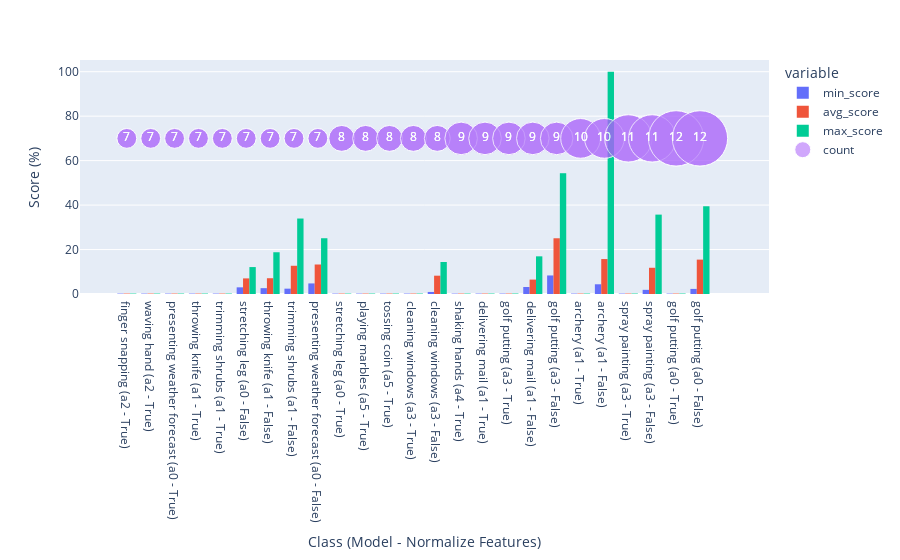

Notebook source saved alongside this figure:
### Code cell
plot_df = r.melt(id_vars=['model_name', 'normalize_features', 'class', 'count'], value_vars=['min_score', 'avg_score', 'max_score'])
plot_df['x_label'] = plot_df['class'] + ' (a' + plot_df['model_name'].str[-1] + ' - ' + plot_df['normalize_features'].astype(str) + ')'
plot_df['value'] *= 100

fig = px.histogram(plot_df, x='x_label', y='value', color='variable', barmode='group')
fig.add_scatter(
    y=[70] * len(plot_df), 
    x=plot_df['x_label'], 
    mode='markers+text',
    marker_size=plot_df['count'] ** 1.65 - 5, 
    text=plot_df['count'],
    textposition='middle center',
    textfont_color='white',
    opacity=0.8,
    name='count'
)

fig.update_yaxes(title_text='Score (%)')
fig.update_xaxes(title_text='Class (Model - Normalize Features)')

fig.show()

### Figure 1 — Plotly figure (JSON) as saved in the notebook; plotly's stock layout.template omitted (floating-point values rounded to 4 significant figures)
{"data": [{"alignmentgroup": "True", "bingroup": "x", "histfunc": "sum", "hovertemplate": "variable=min_score<br>x_label=%{x}<br>sum of value=%{y}<extra></extra>", "legendgroup": "min_score", "marker": {"color": "#636efa", "pattern": {"shape": ""}}, "name": "min_score", "offsetgroup": "min_score", "orientation": "v", "showlegend": true, "type": "histogram", "x": ["finger snapping (a2 - True)", "waving hand (a2 - True)", "presenting weather forecast (a0 - True)", "throwing knife (a1 - True)", "trimming shrubs (a1 - True)", "stretching leg (a0 - False)", "throwing knife (a1 - False)", "trimming shrubs (a1 - False)", "presenting weather forecast (a0 - False)", "stretching leg (a0 - True)", "playing marbles (a5 - True)", "tossing coin (a5 - True)", "cleaning windows (a3 - True)", "cleaning windows (a3 - False)", "shaking hands (a4 - True)", "delivering mail (a1 - True)", "golf putting (a3 - True)", "delivering mail (a1 - False)", "golf putting (a3 - False)", "archery (a1 - True)", "archery (a1 - False)", "spray painting (a3 - True)", "spray painting (a3 - False)", "golf putting (a0 - True)", "golf putting (a0 - False)"], "xaxis": "x", "y": [0.184, 0.185, 0.185, 0.187, 0.189, 2.997, 2.628, 2.4, 4.756, 0.185, 0.186, 0.185, 0.189, 0.924, 0.182, 0.187, 0.192, 3.161, 8.341, 0.191, 4.372, 0.189, 1.873, 0.186, 2.294], "yaxis": "y"}, {"alignmentgroup": "True", "bingroup": "x", "histfunc": "sum", "hovertemplate": "variable=avg_score<br>x_label=%{x}<br>sum of value=%{y}<extra></extra>", "legendgroup": "avg_score", "marker": {"color": "#EF553B", "pattern": {"shape": ""}}, "name": "avg_score", "offsetgroup": "avg_score", "orientation": "v", "showlegend": true, "type": "histogram", "x": ["finger snapping (a2 - True)", "waving hand (a2 - True)", "presenting weather forecast (a0 - True)", "throwing knife (a1 - True)", "trimming shrubs (a1 - True)", "stretching leg (a0 - False)", "throwing knife (a1 - False)", "trimming shrubs (a1 - False)", "presenting weather forecast (a0 - False)", "stretching leg (a0 - True)", "playing marbles (a5 - True)", "tossing coin (a5 - True)", "cleaning windows (a3 - True)", "cleaning windows (a3 - False)", "shaking hands (a4 - True)", "delivering mail (a1 - True)", "golf putting (a3 - True)", "delivering mail (a1 - False)", "golf putting (a3 - False)", "archery (a1 - True)", "archery (a1 - False)", "spray painting (a3 - True)", "spray painting (a3 - False)", "golf putting (a0 - True)", "golf putting (a0 - False)"], "xaxis": "x", "y": [0.1871, 0.1893, 0.1926, 0.1933, 0.1951, 7.016, 7.093, 12.7, 13.27, 0.1871, 0.1911, 0.193, 0.1959, 8.235, 0.189, 0.1929, 0.2001, 6.483, 25.07, 0.1934, 15.72, 0.1969, 11.8, 0.1942, 15.47], "yaxis": "y"}, {"alignmentgroup": "True", "bingroup": "x", "histfunc": "sum", "hovertemplate": "variable=max_score<br>x_label=%{x}<br>sum of value=%{y}<extra></extra>", "legendgroup": "max_score", "marker": {"color": "#00cc96", "pattern": {"shape": ""}}, "name": "max_score", "offsetgroup": "max_score", "orientation": "v", "showlegend": true, "type": "histogram", "x": ["finger snapping (a2 - True)", "waving hand (a2 - True)", "presenting weather forecast (a0 - True)", "throwing knife (a1 - True)", "trimming shrubs (a1 - True)", "stretching leg (a0 - False)", "throwing knife (a1 - False)", "trimming shrubs (a1 - False)", "presenting weather forecast (a0 - False)", "stretching leg (a0 - True)", "playing marbles (a5 - True)", "tossing coin (a5 - True)", "cleaning windows (a3 - True)", "cleaning windows (a3 - False)", "shaking hands (a4 - True)", "delivering mail (a1 - True)", "golf putting (a3 - True)", "delivering mail (a1 - False)", "golf putting (a3 - False)", "archery (a1 - True)", "archery (a1 - False)", "spray painting (a3 - True)", "spray painting (a3 - False)", "golf putting (a0 - True)", "golf putting (a0 - False)"], "xaxis": "x", "y": [0.19, 0.194, 0.2, 0.199, 0.201, 12.12, 18.78, 33.95, 25.09, 0.189, 0.198, 0.203, 0.201, 14.4, 0.194, 0.197, 0.21, 16.94, 54.33, 0.198, 100, 0.207, 35.72, 0.206, 39.47], "yaxis": "y"}, {"marker": {"size": [19.8, 19.8, 19.8, 19.8, 19.8, 19.8, 19.8, 19.8, 19.8, 25.91, 25.91, 25.91, 25.91, 25.91, 32.54, 32.54, 32.54, 32.54, 32.54, 39.67, 39.67, 47.28, 47.28, 55.35, 55.35, 19.8, 19.8, 19.8, 19.8, 19.8, 19.8, 19.8, 19.8, 19.8, 25.91, 25.91, 25.91, 25.91, 25.91, 32.54, 32.54, 32.54, 32.54, 32.54, 39.67, 39.67, 47.28, 47.28, 55.35, 55.35, 19.8, 19.8, 19.8, 19.8, 19.8, 19.8, 19.8, 19.8, 19.8, 25.91, 25.91, 25.91, 25.91, 25.91, 32.54, 32.54, 32.54, 32.54, 32.54, 39.67, 39.67, 47.28, 47.28, 55.35, 55.35]}, "mode": "markers+text", "name": "count", "opacity": 0.8, "text": [7, 7, 7, 7, 7, 7, 7, 7, 7, 8, 8, 8, 8, 8, 9, 9, 9, 9, 9, 10, 10, 11, 11, 12, 12, 7, 7, 7, 7, 7, 7, 7, 7, 7, 8, 8, 8, 8, 8, 9, 9, 9, 9, 9, 10, 10, 11, 11, 12, 12, 7, 7, 7, 7, 7, 7, 7, 7, 7, 8, 8, 8, 8, 8, 9, 9, 9, 9, 9, 10, 10, 11, 11, 12, 12], "textfont": {"color": "white"}, "textposition": "middle center", "type": "scatter", "x": ["finger snapping (a2 - True)", "waving hand (a2 - True)", "presenting weather forecast (a0 - True)", "throwing knife (a1 - True)", "trimming shrubs (a1 - True)", "stretching leg (a0 - False)", "throwing knife (a1 - False)", "trimming shrubs (a1 - False)", "presenting weather forecast (a0 - False)", "stretching leg (a0 - True)", "playing marbles (a5 - True)", "tossing coin (a5 - True)", "cleaning windows (a3 - True)", "cleaning windows (a3 - False)", "shaking hands (a4 - True)", "delivering mail (a1 - True)", "golf putting (a3 - True)", "delivering mail (a1 - False)", "golf putting (a3 - False)", "archery (a1 - True)", "archery (a1 - False)", "spray painting (a3 - True)", "spray painting (a3 - False)", "golf putting (a0 - True)", "golf putting (a0 - False)", "finger snapping (a2 - True)", "waving hand (a2 - True)", "presenting weather forecast (a0 - True)", "throwing knife (a1 - True)", "trimming shrubs (a1 - True)", "stretching leg (a0 - False)", "throwing knife (a1 - False)", "trimming shrubs (a1 - False)", "presenting weather forecast (a0 - False)", "stretching leg (a0 - True)", "playing marbles (a5 - True)", "tossing coin (a5 - True)", "cleaning windows (a3 - True)", "cleaning windows (a3 - False)", "shaking hands (a4 - True)", "delivering mail (a1 - True)", "golf putting (a3 - True)", "delivering mail (a1 - False)", "golf putting (a3 - False)", "archery (a1 - True)", "archery (a1 - False)", "spray painting (a3 - True)", "spray painting (a3 - False)", "golf putting (a0 - True)", "golf putting (a0 - False)", "finger snapping (a2 - True)", "waving hand (a2 - True)", "presenting weather forecast (a0 - True)", "throwing knife (a1 - True)", "trimming shrubs (a1 - True)", "stretching leg (a0 - False)", "throwing knife (a1 - False)", "trimming shrubs (a1 - False)", "presenting weather forecast (a0 - False)", "stretching leg (a0 - True)", "playing marbles (a5 - True)", "tossing coin (a5 - True)", "cleaning windows (a3 - True)", "cleaning windows (a3 - False)", "shaking hands (a4 - True)", "delivering mail (a1 - True)", "golf putting (a3 - True)", "delivering mail (a1 - False)", "golf putting (a3 - False)", "archery (a1 - True)", "archery (a1 - False)", "spray painting (a3 - True)", "spray painting (a3 - False)", "golf putting (a0 - True)", "golf putting (a0 - False)"], "y": [70, 70, 70, 70, 70, 70, 70, 70, 70, 70, 70, 70, 70, 70, 70, 70, 70, 70, 70, 70, 70, 70, 70, 70, 70, 70, 70, 70, 70, 70, 70, 70, 70, 70, 70, 70, 70, 70, 70, 70, 70, 70, 70, 70, 70, 70, 70, 70, 70, 70, 70, 70, 70, 70, 70, 70, 70, 70, 70, 70, 70, 70, 70, 70, 70, 70, 70, 70, 70, 70, 70, 70, 70, 70, 70]}], "layout": {"barmode": "group", "legend": {"title": {"text": "variable"}, "tracegroupgap": 0}, "margin": {"t": 60}, "xaxis": {"anchor": "y", "domain": [0, 1], "title": {"text": "Class (Model - Normalize Features)"}}, "yaxis": {"anchor": "x", "domain": [0, 1], "title": {"text": "Score (%)"}}}}
